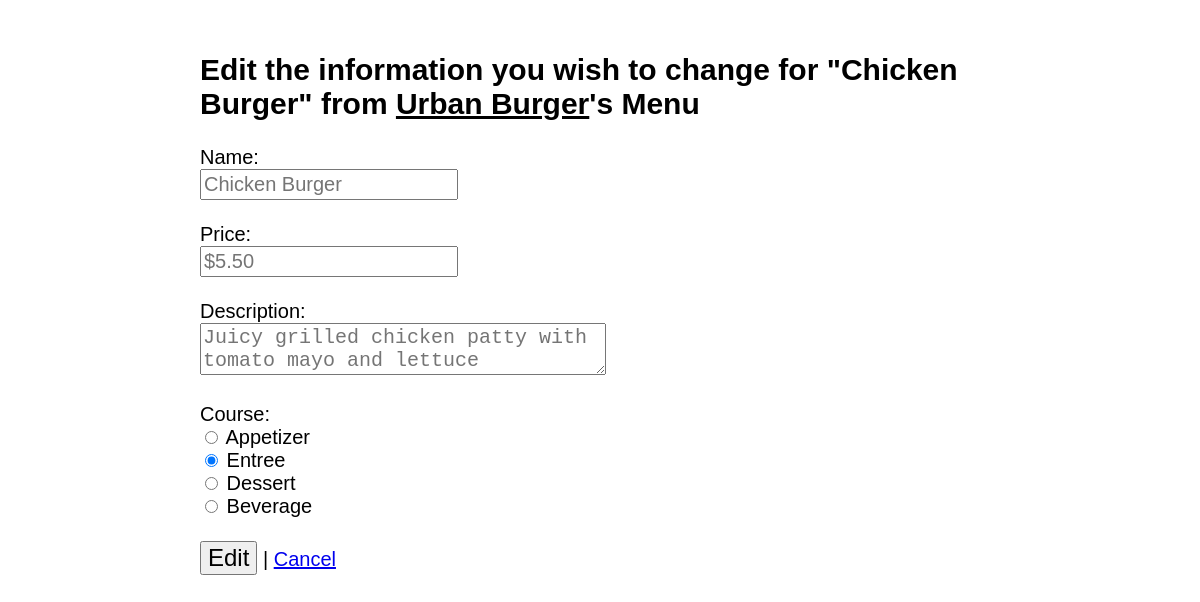
The page /restaurant/17/menu/52/edit/ on the database its author committed.
### database_setup.py (models this page shows, shortened)
class MenuItem(Base):
	__tablename__ = 'menu_item'
	name = Column(String(80),
				  nullable = False)
	menu_id = Column(Integer,
					 primary_key = True)
	course = Column(String(250))
	description = Column(String(250))
	price = Column(String(8))
	restaurant_id = Column(Integer,
						   ForeignKey('restaurant.restaurant_id'))
	restaurant = relationship(Restaurant)

class Restaurant(Base):
	__tablename__ = 'restaurant'
	name = Column(String(80),
				  nullable = False)
	restaurant_id = Column(Integer,
						   primary_key = True)

### finalproject.py (the view)
@app.route('/restaurant/<int:restaurant_id>/menu/<int:menu_id>/edit/', methods = ['GET', 'POST'])
def editMenuItem(restaurant_id, menu_id):
	session = getSession()
	itemToBeEdited = session.query(MenuItem).filter_by(menu_id = menu_id).one()
	if request.method == 'POST':
		if request.form['name']:
			itemToBeEdited.name = request.form['name']
		if request.form['course']:
			itemToBeEdited.course = request.form['course']
		if request.form['description']:
			itemToBeEdited.description = request.form['description']
		if request.form['price']:
			itemToBeEdited.price = request.form['price']
		session.add(itemToBeEdited)
		session.commit()
		flash("Menu item edited")
		session.close()
		return redirect(url_for('showMenu', restaurant_id = restaurant_id))
	else:
		restaurant = session.query(Restaurant).filter_by(restaurant_id = restaurant_id).one()
		session.close()
		return render_template('editMenuItem.html',
								restaurant_id = restaurant_id,
								menu_id = menu_id,
								restaurant = restaurant,
								item = itemToBeEdited)

### finalproject.py (called while the page is built)
def getSession():
	engine = create_engine('sqlite:///restaurantmenu.db')
	Base.metadata.bind = engine
	DBSession = sessionmaker(bind=engine)
	session = DBSession()
	return session

### templates/editMenuItem.html (shortened to what this page needs)
{% extends "base.html" %}
{% block body %}
<div class="form-container">
	<h2>Edit the information you wish to change for "{{ item.name }}" from <span style="text-decoration: underline">{{ restaurant.name }}</span>'s Menu</h2>
	<form method="POST" action="{{ url_for('editMenuItem', restaurant_id = restaurant_id, menu_id = menu_id) }}" enctype="multipart/form-data">
		<label>Name:</label>
		<br>
		<input class="text-input" type="text" name="name" placeholder="{{ item.name }}">
		<br>
		<br>
		<label>Price:</label>
		<br>
		<input class="text-input" type="text" name="price" placeholder="{{ item.price }}">
		<br>
		<br>
		<label>Description:</label>
		<br>
		<textarea name="description" placeholder="{{ item.description }}"></textarea>
		<br>
		<br>
		<label>Course:</label>
		<br>
		<input type="radio" name="course" value="Appetizer" {% if item.course == 'Appetizer' %}checked{% endif %}>
		<label>Appetizer</label>
		<br>
		<input type="radio" name="course" value="Entree" {% if item.course == 'Entree' %}checked{% endif %}>
		<label>Entree</label>
		<br>
		<input type="radio" name="course" value="Dessert" {% if item.course == 'Dessert' %}checked{% endif %}>
		<label>Dessert</label>
		<br>
		<input type="radio" name="course" value="Beverage" {% if item.course == 'Beverage' %}checked{% endif %}>
		<label>Beverage</label>
		<br>
		<br>
		<input class="submit-input" type="submit" value="Edit"> | <a href="{{ url_for('showMenu', restaurant_id = restaurant_id) }}">Cancel</a>
	</form>
</div>
{% endblock %}

### static/styles.css (style rules this page uses)
body { font-family: sans-serif; }
.form-container { max-width: 800px; margin: 0 auto; padding: 20px; font-size: 20px; }
.text-input { font-size: 20px; padding: 2px; width: 250px; }
.submit-input { font-size: 24px; }
textarea { font-size: 20px; max-width: 400px; width: 100%;s height: 100px; }

### rows shown on the page
MenuItem: name "Chicken Burger", price "$5.50", description "Juicy grilled chicken patty with tomato mayo and lettuce", course "☑"
Restaurant: name "Urban Burger"
